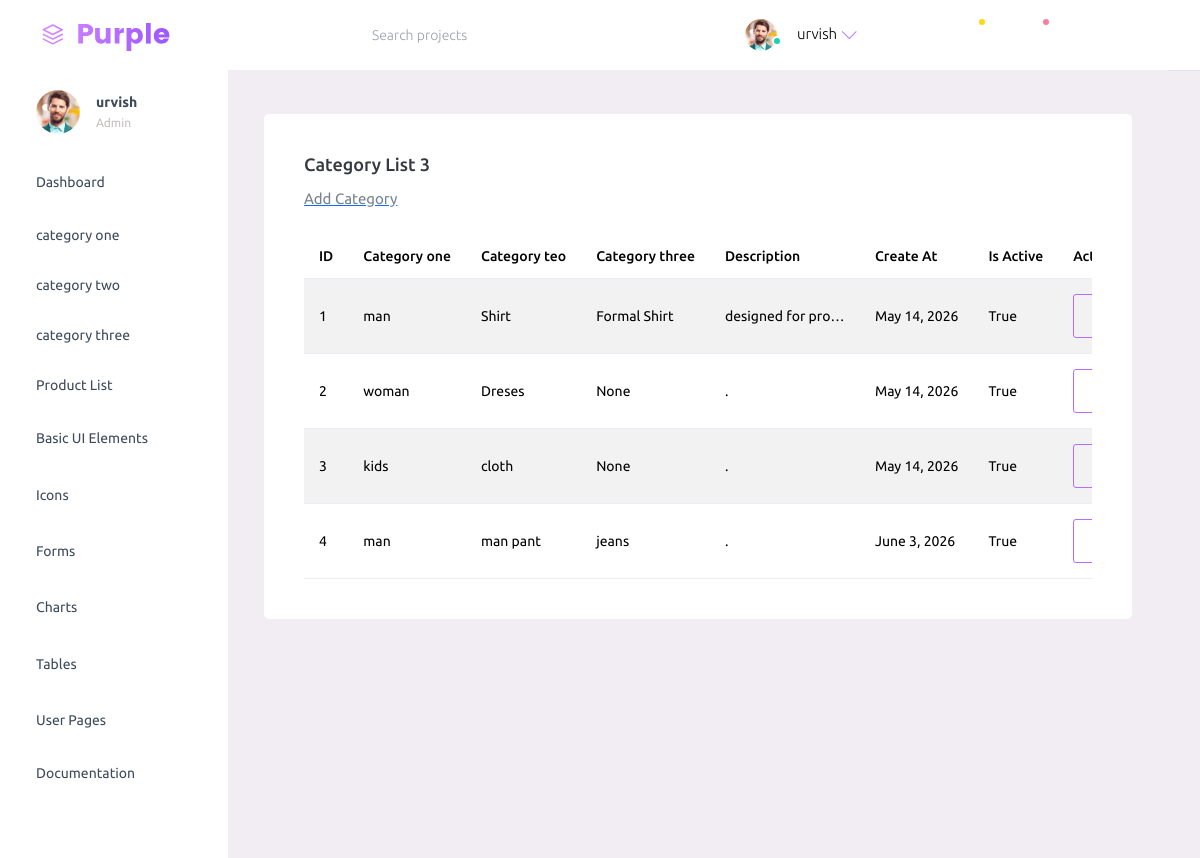
The app's page /multishop_adminapp/list_category_sub_sub/ (signed in) with its own data.
### appmodule/multishop_userapp/models.py (models this page shows, shortened)
class CustomUser(AbstractUser):
    ROLE_CHOICE = (
        ('Admin','Admin'),
        ('User','User'),
    )
    email = models.EmailField(max_length=254,unique=True)
    phone_number = models.IntegerField(null=True, blank=True)
    address = models.CharField(max_length=250,null=True, blank=True)
    role = models.CharField(choices=ROLE_CHOICE, max_length=50,default='User')
    first_name = models.CharField(null=True, blank=True, max_length=50)
    last_name = models.CharField(null=True, blank=True, max_length=50)
    city = models.CharField(null=True,blank=True, max_length=50)
    is_approved = models.BooleanField(default=False)

### appmodule/multishop_adminapp/models.py (models this page shows)
class category_sub_sub(models.Model):
    cate_one = models.ForeignKey(category, on_delete=models.CASCADE)
    cate_two =models.ForeignKey(category_sbu, on_delete=models.CASCADE)
    category_name3 = models.CharField(max_length=50,null=True,blank=True)
    description = models.TextField()
    create_at = models.DateField(auto_now_add=True)
    is_action = models.BooleanField(default=True)

class category(models.Model):
    category_name1 = models.CharField(max_length=50,null=True,blank=True)
    description = models.TextField()
    create_at = models.DateField(auto_now_add=True)
    is_action = models.BooleanField(default=True)

class category_sbu(models.Model):
    category_main = models.ForeignKey(category, on_delete=models.CASCADE)
    category_name2 = models.CharField(max_length=50,null=True,blank=True)
    description = models.TextField()
    create_at = models.DateField(auto_now_add=True)
    is_action = models.BooleanField(default=True)
    cat_image = models.FileField(upload_to='category_sbu/')

### appmodule/multishop_adminapp/views.py (the view)
# urls.py: path('list_category_sub_sub/', views.list_category_sub_sub, name='list_category_sub_sub'),
@login_required(login_url='login_view')
def list_category_sub_sub(request):
    cate3 = models.category_sub_sub.objects.all()
    context = {'cate3':cate3}
    return render(request,'admin_app/list_category3.html',context)

### templates/admin_app/list_category3.html (shortened to what this page needs)
{% extends "admin_app/master.html" %}
{% block content %}
{% load static %}
        <div class="main-panel">
          <div class="content-wrapper">
            <div class="col-lg-12 grid-margin stretch-card">
                <div class="card">
                  <div class="card-body">
                    <h4 class="card-title">Category List 3</h4>
                    <a href={% url "create_category_sub_sub" %}>
                        <p class="card-description"> Add Category </p>
                    <div class = "table-responsive">
                    <table class="table table-striped">
                      <thead>
                        <tr>
                          <th> ID </th>
                          <th> Category one</th>
                          <th> Category teo</th>
                          <th> Category three</th>
                          <th> Description </th>
                          <th> Create At </th>
                          <th> Is Active </th>
                          <th> Action </th>
                        </tr>
                      </thead>
                      <tbody>
                        {% for i in cate3 %}
                        <tr>
                          <td> {{ forloop.counter }} </td>
                          <td class="py-1">
                            {{ i.cate_one.category_name1 }}
                          </td>
                          <td> {{ i.cate_two.category_name2 }} </td>
                          <td class="py-1">
                            {{ i.category_name3 }}
                          </td>
                          <td class="py-1 text-truncate" style="max-width: 150px;"> {{ i.description }} </td>
                          <td>
                            <div class="py-1">
                              {{ i.create_at }}
                            </div>
                          </td>
                          <td> {{ i.is_action }} </td>
                          <td>
                            <a href="{% url "update_category_sub_sub" i.id   %}">
                            <button type=button class="btn btn-outline-primary">update</button>
                        </td>
                          {% endfor %}
                        </tr>
                      </tbody>
                    </table>
                  </div>
                  </div>
                </div>
              </div>
          </div>
        </div>
{% endblock content %}

### templates/admin_app/master.html (shortened to what this page needs)
{% load static %}
<!DOCTYPE html>
<html lang="en">
  <head>
    <link rel="stylesheet" href="{% static 'admin_app/assets/vendors/mdi/css/materialdesignicons.min.css' %}">
    <link rel="stylesheet" href="{% static 'admin_app/assets/vendors/ti-icons/css/themify-icons.css' %}">
    <link rel="stylesheet" href="{% static 'admin_app/assets/vendors/css/vendor.bundle.base.css' %}">
    <link rel="stylesheet" href="{% static 'admin_app/assets/vendors/font-awesome/css/font-awesome.min.css' %}">
    <link rel="stylesheet" href="{% static 'admin_app/assets/vendors/select2/select2.min.css' %}">
    <link rel="stylesheet" href="{% static 'admin_app/assets/vendors/select2-bootstrap-theme/select2-bootstrap.min.css' %}">
    <link rel="stylesheet" href="{% static 'admin_app/assets/css/style.css' %}">
  </head>
  <body>
    <div class="container-scroller">
      <nav class="navbar default-layout-navbar col-lg-12 col-12 p-0 fixed-top d-flex flex-row">
        <div class="text-center navbar-brand-wrapper d-flex align-items-center justify-content-start">
          <a class="navbar-brand brand-logo" href="{% url "index_view1" %}"><img src="{% static 'admin_app/assets/images/logo.svg' %}" alt="logo" /></a>
        </div>
        <div class="navbar-menu-wrapper d-flex align-items-stretch">
          <button class="navbar-toggler navbar-toggler align-self-center" type="button" data-toggle="minimize">
            <span class="mdi mdi-menu"></span>
          </button>
          <div class="search-field d-none d-md-block">
            <form class="d-flex align-items-center h-100" action="#">
              <div class="input-group">
                <div class="input-group-prepend bg-transparent">
                  <i class="input-group-text border-0 mdi mdi-magnify"></i>
                </div>
                <input type="text" class="form-control bg-transparent border-0" placeholder="Search projects">
              </div>
            </form>
          </div>
          <ul class="navbar-nav navbar-nav-right">
            <li class="nav-item nav-profile dropdown">
              <a class="nav-link dropdown-toggle" id="profileDropdown" href="#" data-bs-toggle="dropdown" aria-expanded="false">
                <div class="nav-profile-img">
                  <img src="{% static 'admin_app/assets/images/faces/face1.jpg' %}" alt="image">
                  <span class="availability-status online"></span>
                </div>
                <div class="nav-profile-text">
                  <p class="mb-1 text-black">{{ user.first_name }}</p>
                </div>
              </a>
            </li>
            <li class="nav-item d-none d-lg-block full-screen-link">
              <a class="nav-link">
                <i class="mdi mdi-fullscreen" id="fullscreen-button"></i>
              </a>
            </li>
            <li class="nav-item dropdown">
              <a class="nav-link count-indicator dropdown-toggle" id="messageDropdown" href="#" data-bs-toggle="dropdown" aria-expanded="false">
                <i class="mdi mdi-email-outline"></i>
                <span class="count-symbol bg-warning"></span>
              </a>
            </li>
            <li class="nav-item dropdown">
              <a class="nav-link count-indicator dropdown-toggle" id="notificationDropdown" href="#" data-bs-toggle="dropdown">
                <i class="mdi mdi-bell-outline"></i>
                <span class="count-symbol bg-danger"></span>
              </a>
            </li>
            <li class="nav-item nav-logout d-none d-lg-block">
              <a class="nav-link" href="#">
                <i class="mdi mdi-power"></i>
              </a>
            </li>
            <li class="nav-item nav-settings d-none d-lg-block">
              <a class="nav-link" href="#">
                <i class="mdi mdi-format-line-spacing"></i>
              </a>
            </li>
          </ul>
        </div>
      </nav>
      <div class="container-fluid page-body-wrapper">
        <nav class="sidebar sidebar-offcanvas" id="sidebar">
          <ul class="nav">
            <li class="nav-item nav-profile">
              <a href="#" class="nav-link">
                <div class="nav-profile-image">
                  <img src="{% static 'admin_app/assets/images/faces/face1.jpg' %}" alt="profile" />
                </div>
                <div class="nav-profile-text d-flex flex-column">
                  <span class="font-weight-bold mb-2">{{ user.first_name }}</span>
                  <span class="text-secondary text-small">Admin</span>
                </div>
                <i class="mdi mdi-bookmark-check text-success nav-profile-badge"></i>
              </a>
            </li>
            <li class="nav-item">
              <a class="nav-link" href="{% url "index_view1" %}">
                <span class="menu-title">Dashboard</span>
                <i class="mdi mdi-home menu-icon"></i>
              </a>
            </li>
            <li class="nav-item">
              <a class="nav-link" href="{% url "list_category" %}">
                <span class="menu-title">category one</span>
              </a>
            </li>
            <li class="nav-item">
              <a class="nav-link" href="{% url "list_category_sub" %}">
                <span class="menu-title">category two</span>
              </a>
            </li>
            <li class="nav-item">
              <a class="nav-link" href="{% url "list_category_sub_sub" %}">
                <span class="menu-title">category three</span>
              </a>
            </li>
            <li class="nav-item">
              <a class="nav-link" href="{% url "list_product" %}">
                <span class="menu-title">Product List</span>
              </a>
            </li>
            <li class="nav-item">
              <a class="nav-link" data-bs-toggle="collapse" href="#ui-basic" aria-expanded="false" aria-controls="ui-basic">
                <span class="menu-title">Basic UI Elements</span>
                <i class="menu-arrow"></i>
                <i class="mdi mdi-crosshairs-gps menu-icon"></i>
              </a>
            </li>
            <li class="nav-item">
              <a class="nav-link" data-bs-toggle="collapse" href="#icons" aria-expanded="false" aria-controls="icons">
                <span class="menu-title">Icons</span>
                <i class="mdi mdi-contacts menu-icon"></i>
              </a>
            </li>
            <li class="nav-item">
              <a class="nav-link" data-bs-toggle="collapse" href="#forms" aria-expanded="false" aria-controls="forms">
                <span class="menu-title">Forms</span>
                <i class="mdi mdi-format-list-bulleted menu-icon"></i>
              </a>
            </li>
            <li class="nav-item">
              <a class="nav-link" data-bs-toggle="collapse" href="#charts" aria-expanded="false" aria-controls="charts">
                <span class="menu-title">Charts</span>
                <i class="mdi mdi-chart-bar menu-icon"></i>
              </a>
            </li>
            <li class="nav-item">
              <a class="nav-link" data-bs-toggle="collapse" href="#tables" aria-expanded="false" aria-controls="tables">
                <span class="menu-title">Tables</span>
                <i class="mdi mdi-table-large menu-icon"></i>
              </a>
            </li>
            <li class="nav-item">
              <a class="nav-link" data-bs-toggle="collapse" href="#auth" aria-expanded="false" aria-controls="auth">
                <span class="menu-title">User Pages</span>
                <i class="menu-arrow"></i>
                <i class="mdi mdi-lock menu-icon"></i>
              </a>
            </li>
            <li class="nav-item">
              <a class="nav-link" href="../../docs/documentation.html" target="_blank">
                <span class="menu-title">Documentation</span>
              </a>
            </li>
          </ul>
        </nav>
      {% block content %}
      {% endblock content %}
          <footer class="footer">
          </footer>
        </div>
      </div>
  </body>
</html>

### records on screen
CustomUser: first_name "urvish"
category_sub_sub: cate_one.category_name1 "man", cate_two.category_name2 "Shirt", category_name3 "Formal Shirt", description "designed for pro…", create_at "May 14, 2026", is_action "True"
category_sub_sub: cate_one.category_name1 "woman", cate_two.category_name2 "Dreses", category_name3 "None", description ".", create_at "May 14, 2026", is_action "True"
category_sub_sub: cate_one.category_name1 "kids", cate_two.category_name2 "cloth", category_name3 "None", description ".", create_at "May 14, 2026", is_action "True"
category_sub_sub: cate_one.category_name1 "man", cate_two.category_name2 "man pant", category_name3 "jeans", description ".", create_at "June 3, 2026", is_action "True"
